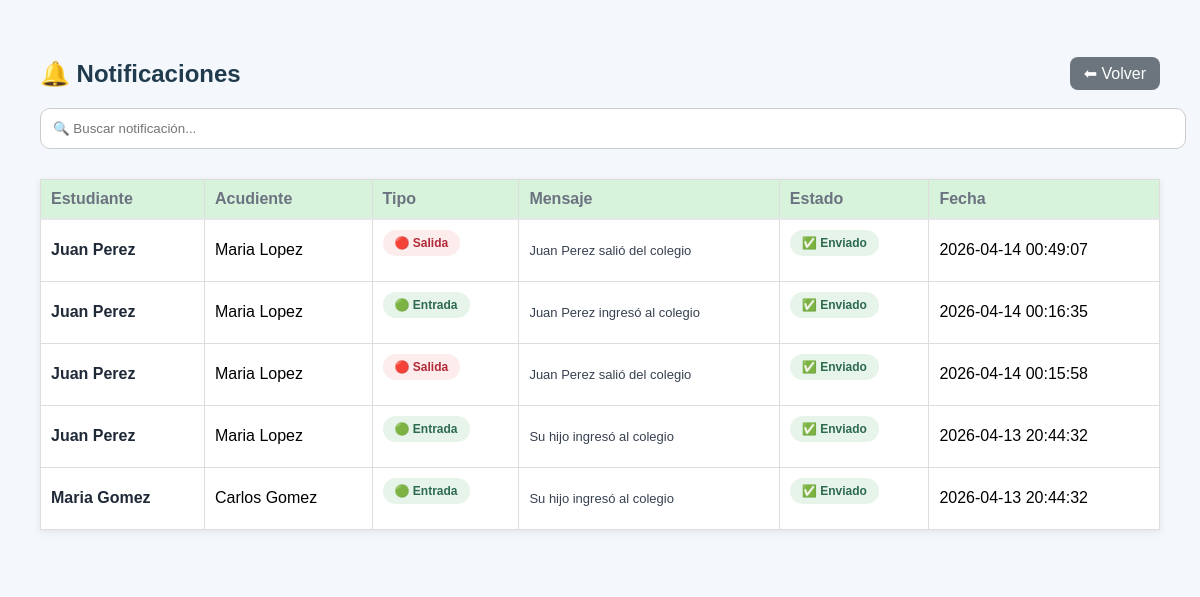
Page /coordinador/notificaciones (signed in) on the earlier database version.
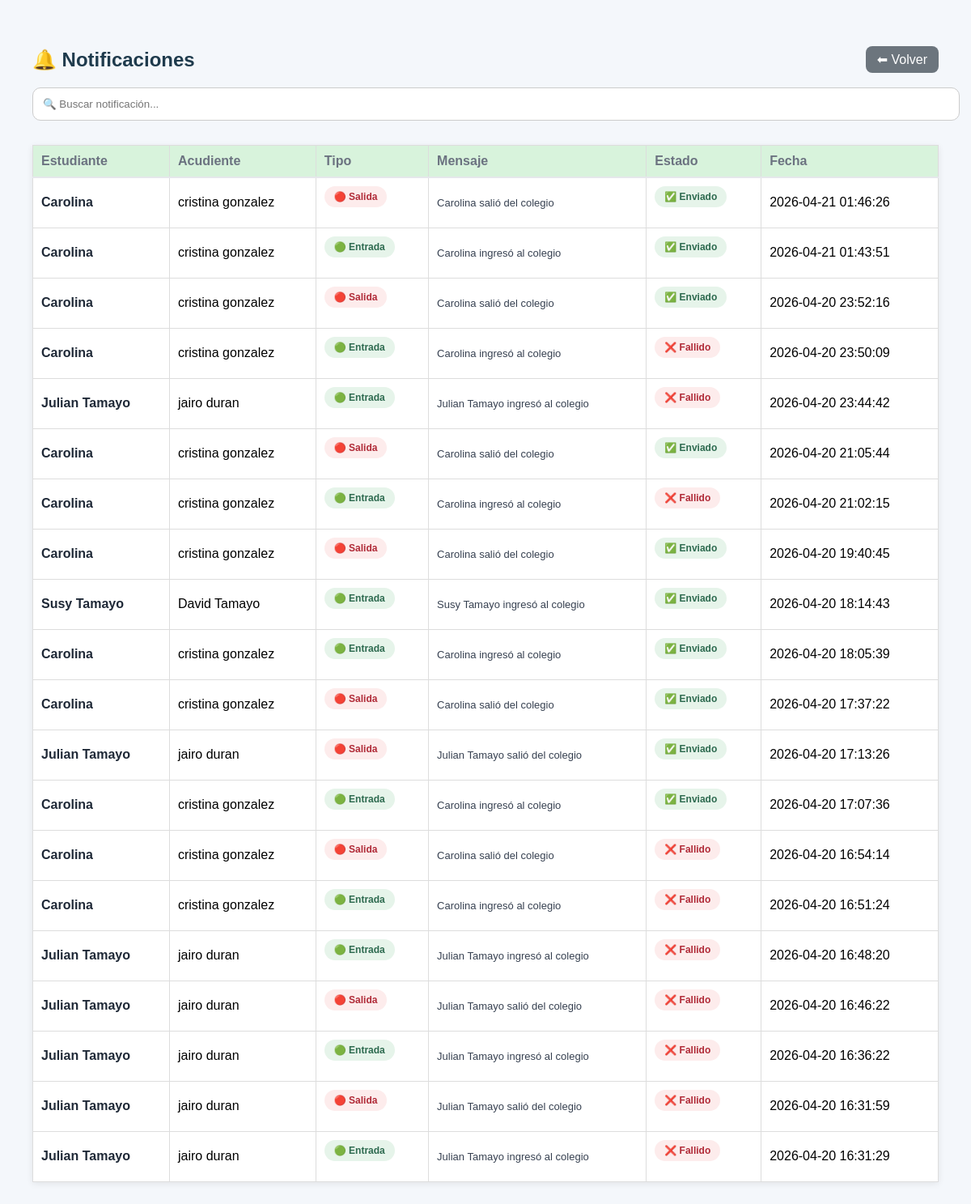
Same page on the later database version.
### tables this page shows
CREATE TABLE notificacion (
    id_notificacion INTEGER PRIMARY KEY AUTOINCREMENT,
    id_estudiante INTEGER,
    id_acudiente INTEGER,
    tipo TEXT,
    mensaje TEXT,
    estado TEXT,
    enviado_at DATETIME,
    FOREIGN KEY(id_estudiante) REFERENCES estudiante(id_estudiante),
    FOREIGN KEY(id_acudiente) REFERENCES acudiente(id_acudiente)
);

CREATE TABLE estudiante (
    id_estudiante INTEGER PRIMARY KEY AUTOINCREMENT,
    documento TEXT,
    nombre TEXT,
    grado TEXT,
    estado TEXT,
    qr_hash TEXT UNIQUE,
    created_at DATETIME DEFAULT CURRENT_TIMESTAMP
);

CREATE TABLE acudiente (
    id_acudiente INTEGER PRIMARY KEY AUTOINCREMENT,
    nombre TEXT,
    telefono TEXT,
    parentesco TEXT,
    email TEXT,
    estado TEXT,
    created_at DATETIME DEFAULT CURRENT_TIMESTAMP
, id_estudiante INTEGER);

### web_app.py (the view)
@app.route("/coordinador/notificaciones")
def ver_notificaciones_web():
    if "rol" not in session or session["rol"] not in ["Coordinador", "Administrador", "Rectora"]:
        return redirect(url_for("login"))
    conn = get_connection()
    cursor = conn.cursor()
    cursor.execute("""
        SELECT e.nombre AS estudiante, a.nombre AS acudiente,
               n.tipo, n.mensaje, n.estado, n.enviado_at
        FROM notificacion n
        JOIN estudiante e ON n.id_estudiante = e.id_estudiante
        JOIN acudiente a ON n.id_acudiente = a.id_acudiente
        ORDER BY n.enviado_at DESC
    """)
    notificaciones = cursor.fetchall()
    conn.close()
    return render_template(
        "notificaciones.html",
        notificaciones=notificaciones,
        nombre=session["nombre"]
    )

### config.py (called while the page is built)
def get_connection():
    conn = sqlite3.connect(
        DATABASE,
        timeout=10,                # 🔥 evita bloqueo inmediato
        check_same_thread=False    # 🔥 permite múltiples accesos
    )
    conn.row_factory = sqlite3.Row
    conn.execute("PRAGMA journal_mode=WAL;")
    return conn

### templates/notificaciones.html (shortened to what this page needs)
<!DOCTYPE html>
<html lang="es">
<head>
    <link rel="stylesheet" href="{{ url_for('static', filename='css/style.css') }}">
</head>
<body class="dashboard-body">
<div class="main-content">
<div class="table-container">
    <div class="table-header">
        <h2>🔔 Notificaciones</h2>
        <div class="table-actions">
            <a class="btn-back" href="{{ url_for('panel_coordinador') }}">⬅ Volver</a>
        </div>
    </div>
    <input type="text" id="buscadorNoti" placeholder="🔍 Buscar notificación..." class="search-box">
    <div class="table-wrapper">
        <table class="styled-table" id="tablaNotificaciones">
            <thead>
                <tr>
                    <th>Estudiante</th>
                    <th>Acudiente</th>
                    <th>Tipo</th>
                    <th>Mensaje</th>
                    <th>Estado</th>
                    <th>Fecha</th>
                </tr>
            </thead>
            <tbody>
                {% for n in notificaciones %}
                <tr>
                    <td class="nombre">{{ n.estudiante }}</td>
                    <td>{{ n.acudiente }}</td>
                    <td>
                        {% if n.tipo == 'entrada' %}
                            <span class="badge entrada">🟢 Entrada</span>
                        {% else %}
                            <span class="badge salida">🔴 Salida</span>
                        {% endif %}
                    </td>
                    <td class="mensaje">{{ n.mensaje }}</td>
                    <td>
                        {% if n.estado == 'enviado' %}
                            <span class="badge ok">✅ Enviado</span>
                        {% else %}
                            <span class="badge error">❌ Fallido</span>
                        {% endif %}
                    </td>
                    <td class="fecha">{{ n.enviado_at }}</td>
                </tr>
                {% endfor %}
            </tbody>
        </table>
    </div>
</div>
</div>
</body>
</html>

Differences in the rows shown:
removed notificacion: estudiante "Juan Perez", acudiente "Maria Lopez", tipo "🔴 Salida", mensaje "Juan Perez salió del colegio", estado "✅ Enviado", enviado_at "2026-04-14 00:49:07"
removed notificacion: estudiante "Juan Perez", acudiente "Maria Lopez", tipo "🟢 Entrada", mensaje "Juan Perez ingresó al colegio", estado "✅ Enviado", enviado_at "2026-04-14 00:16:35"
removed notificacion: estudiante "Juan Perez", acudiente "Maria Lopez", tipo "🔴 Salida", mensaje "Juan Perez salió del colegio", estado "✅ Enviado", enviado_at "2026-04-14 00:15:58"
removed notificacion: estudiante "Juan Perez", acudiente "Maria Lopez", tipo "🟢 Entrada", mensaje "Su hijo ingresó al colegio", estado "✅ Enviado", enviado_at "2026-04-13 20:44:32"
removed notificacion: estudiante "Maria Gomez", acudiente "Carlos Gomez", tipo "🟢 Entrada", mensaje "Su hijo ingresó al colegio", estado "✅ Enviado", enviado_at "2026-04-13 20:44:32"
added notificacion: estudiante "Carolina", acudiente "cristina gonzalez", tipo "🔴 Salida", mensaje "Carolina salió del colegio", estado "✅ Enviado", enviado_at "2026-04-21 01:46:26"
added notificacion: estudiante "Carolina", acudiente "cristina gonzalez", tipo "🟢 Entrada", mensaje "Carolina ingresó al colegio", estado "✅ Enviado", enviado_at "2026-04-21 01:43:51"
added notificacion: estudiante "Carolina", acudiente "cristina gonzalez", tipo "🔴 Salida", mensaje "Carolina salió del colegio", estado "✅ Enviado", enviado_at "2026-04-20 23:52:16"
added notificacion: estudiante "Carolina", acudiente "cristina gonzalez", tipo "🟢 Entrada", mensaje "Carolina ingresó al colegio", estado "❌ Fallido", enviado_at "2026-04-20 23:50:09"
added notificacion: estudiante "Julian Tamayo", acudiente "jairo duran", tipo "🟢 Entrada", mensaje "Julian Tamayo ingresó al colegio", estado "❌ Fallido", enviado_at "2026-04-20 23:44:42"
added notificacion: estudiante "Carolina", acudiente "cristina gonzalez", tipo "🔴 Salida", mensaje "Carolina salió del colegio", estado "✅ Enviado", enviado_at "2026-04-20 21:05:44"
added notificacion: estudiante "Carolina", acudiente "cristina gonzalez", tipo "🟢 Entrada", mensaje "Carolina ingresó al colegio", estado "❌ Fallido", enviado_at "2026-04-20 21:02:15"
added notificacion: estudiante "Carolina", acudiente "cristina gonzalez", tipo "🔴 Salida", mensaje "Carolina salió del colegio", estado "✅ Enviado", enviado_at "2026-04-20 19:40:45"
added notificacion: estudiante "Susy Tamayo", acudiente "David Tamayo", tipo "🟢 Entrada", mensaje "Susy Tamayo ingresó al colegio", estado "✅ Enviado", enviado_at "2026-04-20 18:14:43"
added notificacion: estudiante "Carolina", acudiente "cristina gonzalez", tipo "🟢 Entrada", mensaje "Carolina ingresó al colegio", estado "✅ Enviado", enviado_at "2026-04-20 18:05:39"
added notificacion: estudiante "Carolina", acudiente "cristina gonzalez", tipo "🔴 Salida", mensaje "Carolina salió del colegio", estado "✅ Enviado", enviado_at "2026-04-20 17:37:22"
added notificacion: estudiante "Julian Tamayo", acudiente "jairo duran", tipo "🔴 Salida", mensaje "Julian Tamayo salió del colegio", estado "✅ Enviado", enviado_at "2026-04-20 17:13:26"
added notificacion: estudiante "Carolina", acudiente "cristina gonzalez", tipo "🟢 Entrada", mensaje "Carolina ingresó al colegio", estado "✅ Enviado", enviado_at "2026-04-20 17:07:36"
added notificacion: estudiante "Carolina", acudiente "cristina gonzalez", tipo "🔴 Salida", mensaje "Carolina salió del colegio", estado "❌ Fallido", enviado_at "2026-04-20 16:54:14"
added notificacion: estudiante "Carolina", acudiente "cristina gonzalez", tipo "🟢 Entrada", mensaje "Carolina ingresó al colegio", estado "❌ Fallido", enviado_at "2026-04-20 16:51:24"
added notificacion: estudiante "Julian Tamayo", acudiente "jairo duran", tipo "🟢 Entrada", mensaje "Julian Tamayo ingresó al colegio", estado "❌ Fallido", enviado_at "2026-04-20 16:48:20"
added notificacion: estudiante "Julian Tamayo", acudiente "jairo duran", tipo "🔴 Salida", mensaje "Julian Tamayo salió del colegio", estado "❌ Fallido", enviado_at "2026-04-20 16:46:22"
added notificacion: estudiante "Julian Tamayo", acudiente "jairo duran", tipo "🟢 Entrada", mensaje "Julian Tamayo ingresó al colegio", estado "❌ Fallido", enviado_at "2026-04-20 16:36:22"
added notificacion: estudiante "Julian Tamayo", acudiente "jairo duran", tipo "🔴 Salida", mensaje "Julian Tamayo salió del colegio", estado "❌ Fallido", enviado_at "2026-04-20 16:31:59"
added notificacion: estudiante "Julian Tamayo", acudiente "jairo duran", tipo "🟢 Entrada", mensaje "Julian Tamayo ingresó al colegio", estado "❌ Fallido", enviado_at "2026-04-20 16:31:29"
